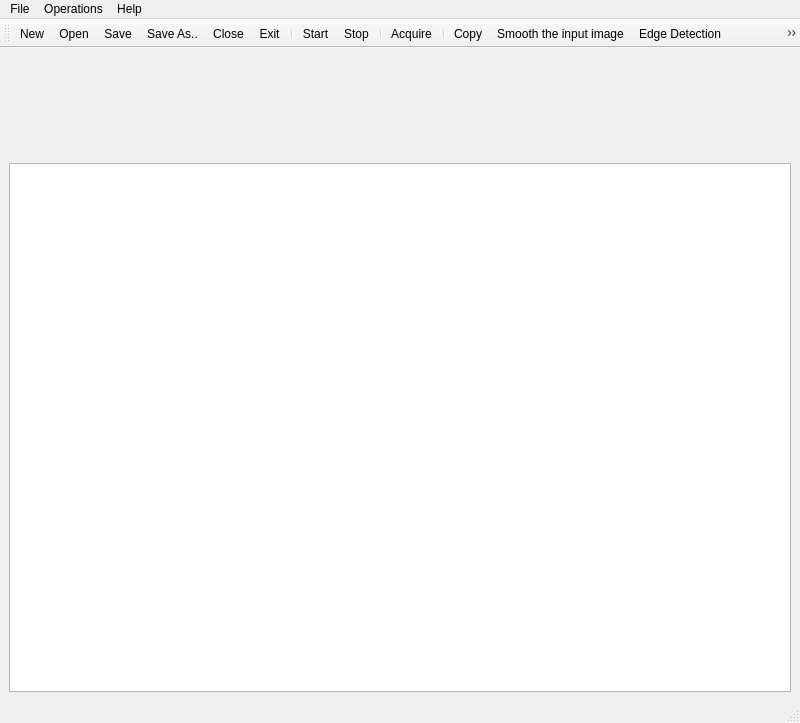
<?xml version="1.0" encoding="UTF-8"?>
<ui version="4.0">
 <class>MainWindow</class>
 <widget class="QMainWindow" name="MainWindow">
  <property name="geometry">
   <rect>
    <x>0</x>
    <y>0</y>
    <width>800</width>
    <height>723</height>
   </rect>
  </property>
  <property name="windowTitle">
   <string>Sacvision 0.1.1</string>
  </property>
  <property name="windowIcon">
   <iconset resource="sacvision.qrc">
    <normaloff>:/images/mainlogo.png</normaloff>:/images/mainlogo.png</iconset>
  </property>
  <widget class="QWidget" name="centralwidget">
   <layout class="QVBoxLayout" name="verticalLayout">
    <item>
     <layout class="QHBoxLayout" name="horizontalLayout">
      <item>
       <widget class="QLabel" name="label">
        <property name="text">
         <string/>
        </property>
        <property name="pixmap">
         <pixmap resource="sacvision.qrc">:/images/logo.png</pixmap>
        </property>
       </widget>
      </item>
      <item>
       <widget class="SacHistoWidget" name="widget" native="true">
        <property name="sizePolicy">
         <sizepolicy hsizetype="Expanding" vsizetype="Preferred">
          <horstretch>0</horstretch>
          <verstretch>0</verstretch>
         </sizepolicy>
        </property>
        <property name="minimumSize">
         <size>
          <width>100</width>
          <height>100</height>
         </size>
        </property>
       </widget>
      </item>
     </layout>
    </item>
    <item>
     <widget class="QGraphicsView" name="graphicsView">
      <property name="sizePolicy">
       <sizepolicy hsizetype="Expanding" vsizetype="Expanding">
        <horstretch>0</horstretch>
        <verstretch>0</verstretch>
       </sizepolicy>
      </property>
      <property name="minimumSize">
       <size>
        <width>512</width>
        <height>512</height>
       </size>
      </property>
     </widget>
    </item>
   </layout>
  </widget>
  <widget class="QMenuBar" name="menubar">
   <property name="geometry">
    <rect>
     <x>0</x>
     <y>0</y>
     <width>800</width>
     <height>23</height>
    </rect>
   </property>
   <widget class="QMenu" name="menuFile">
    <property name="title">
     <string>File</string>
    </property>
    <addaction name="actionNew"/>
    <addaction name="actionOpen"/>
    <addaction name="actionSave"/>
    <addaction name="actionSave_As"/>
    <addaction name="actionClose"/>
    <addaction name="separator"/>
    <addaction name="actionExit"/>
   </widget>
   <widget class="QMenu" name="menuHelp">
    <property name="title">
     <string>Help</string>
    </property>
    <addaction name="actionAbout"/>
    <addaction name="actionAboutQt"/>
    <addaction name="actionLicense"/>
    <addaction name="actionLibraries"/>
   </widget>
   <widget class="QMenu" name="menuOperations">
    <property name="title">
     <string>Operations</string>
    </property>
    <addaction name="actionStart"/>
    <addaction name="actionStop"/>
    <addaction name="separator"/>
    <addaction name="actionAcquire"/>
    <addaction name="separator"/>
    <addaction name="actionCopy"/>
    <addaction name="actionEdge_Detection"/>
    <addaction name="actionSmooth"/>
    <addaction name="actionFFT"/>
    <addaction name="actionComplex"/>
   </widget>
   <addaction name="menuFile"/>
   <addaction name="menuOperations"/>
   <addaction name="menuHelp"/>
  </widget>
  <widget class="QStatusBar" name="statusbar"/>
  <widget class="QToolBar" name="toolBar">
   <property name="windowTitle">
    <string>toolBar</string>
   </property>
   <attribute name="toolBarArea">
    <enum>TopToolBarArea</enum>
   </attribute>
   <attribute name="toolBarBreak">
    <bool>false</bool>
   </attribute>
   <addaction name="actionNew"/>
   <addaction name="actionOpen"/>
   <addaction name="actionSave"/>
   <addaction name="actionSave_As"/>
   <addaction name="actionClose"/>
   <addaction name="actionExit"/>
   <addaction name="separator"/>
   <addaction name="actionStart"/>
   <addaction name="actionStop"/>
   <addaction name="separator"/>
   <addaction name="actionAcquire"/>
   <addaction name="separator"/>
   <addaction name="actionCopy"/>
   <addaction name="actionSmooth"/>
   <addaction name="actionEdge_Detection"/>
   <addaction name="actionComplex"/>
   <addaction name="separator"/>
   <addaction name="actionAbout"/>
  </widget>
  <action name="actionNew">
   <property name="icon">
    <iconset theme="document-new"/>
   </property>
   <property name="text">
    <string>New</string>
   </property>
   <property name="statusTip">
    <string>Work with the default image</string>
   </property>
   <property name="whatsThis">
    <string>Work with the default image</string>
   </property>
  </action>
  <action name="actionOpen">
   <property name="icon">
    <iconset theme="document-open"/>
   </property>
   <property name="text">
    <string>Open</string>
   </property>
   <property name="statusTip">
    <string>Open an image to work with</string>
   </property>
   <property name="whatsThis">
    <string>Open an image to work with</string>
   </property>
  </action>
  <action name="actionSave">
   <property name="icon">
    <iconset theme="document-save"/>
   </property>
   <property name="text">
    <string>Save</string>
   </property>
   <property name="statusTip">
    <string>Save the current image</string>
   </property>
   <property name="whatsThis">
    <string>Save the current image</string>
   </property>
  </action>
  <action name="actionSave_As">
   <property name="icon">
    <iconset theme="document-save-as"/>
   </property>
   <property name="text">
    <string>Save As..</string>
   </property>
   <property name="statusTip">
    <string>Set a name and save the image</string>
   </property>
   <property name="whatsThis">
    <string>Set a name and save the image</string>
   </property>
  </action>
  <action name="actionClose">
   <property name="icon">
    <iconset theme="folder"/>
   </property>
   <property name="text">
    <string>Close</string>
   </property>
   <property name="statusTip">
    <string>Close the work with the image</string>
   </property>
   <property name="whatsThis">
    <string>Close the work with the image</string>
   </property>
  </action>
  <action name="actionExit">
   <property name="icon">
    <iconset theme="application-exit"/>
   </property>
   <property name="text">
    <string>Exit</string>
   </property>
   <property name="statusTip">
    <string>Go back to the OS</string>
   </property>
   <property name="whatsThis">
    <string>Go back to the OS</string>
   </property>
  </action>
  <action name="actionAboutQt">
   <property name="icon">
    <iconset theme="applications-utilities"/>
   </property>
   <property name="text">
    <string>AboutQt</string>
   </property>
   <property name="toolTip">
    <string>Show the Qt License</string>
   </property>
   <property name="statusTip">
    <string>Show the Qt License</string>
   </property>
  </action>
  <action name="actionAbout">
   <property name="icon">
    <iconset theme="help-about"/>
   </property>
   <property name="text">
    <string>About</string>
   </property>
   <property name="toolTip">
    <string>About Sacvision</string>
   </property>
   <property name="statusTip">
    <string>About Sacvision</string>
   </property>
  </action>
  <action name="actionLicense">
   <property name="icon">
    <iconset theme="applications-development"/>
   </property>
   <property name="text">
    <string>License</string>
   </property>
   <property name="toolTip">
    <string>Show the license to use Sacvision</string>
   </property>
   <property name="statusTip">
    <string>Show the license th use Sacvision</string>
   </property>
  </action>
  <action name="actionCopy">
   <property name="checkable">
    <bool>true</bool>
   </property>
   <property name="checked">
    <bool>false</bool>
   </property>
   <property name="enabled">
    <bool>true</bool>
   </property>
   <property name="icon">
    <iconset theme="edit-copy"/>
   </property>
   <property name="text">
    <string>Copy</string>
   </property>
   <property name="toolTip">
    <string>Copy the input image to the output one</string>
   </property>
   <property name="statusTip">
    <string>Copy the input image to the output one</string>
   </property>
  </action>
  <action name="actionStart">
   <property name="icon">
    <iconset theme="media-playback-start"/>
   </property>
   <property name="text">
    <string>Start</string>
   </property>
   <property name="toolTip">
    <string>Start the selected processing</string>
   </property>
   <property name="statusTip">
    <string>Start the selected processing</string>
   </property>
  </action>
  <action name="actionStop">
   <property name="icon">
    <iconset theme="media-playback-stop"/>
   </property>
   <property name="text">
    <string>Stop</string>
   </property>
   <property name="toolTip">
    <string>Stop the selected processing</string>
   </property>
   <property name="statusTip">
    <string>Stop the selected processing</string>
   </property>
  </action>
  <action name="actionLibraries">
   <property name="icon">
    <iconset theme="drive-harddisk"/>
   </property>
   <property name="text">
    <string>Libraries</string>
   </property>
  </action>
  <action name="actionEdge_Detection">
   <property name="checkable">
    <bool>true</bool>
   </property>
   <property name="enabled">
    <bool>true</bool>
   </property>
   <property name="icon">
    <iconset theme="network-wireless"/>
   </property>
   <property name="text">
    <string>Edge Detection</string>
   </property>
   <property name="toolTip">
    <string>Apply and edge detection filter</string>
   </property>
   <property name="statusTip">
    <string>Apply and edge detection filter</string>
   </property>
  </action>
  <action name="actionSmooth">
   <property name="checkable">
    <bool>true</bool>
   </property>
   <property name="enabled">
    <bool>true</bool>
   </property>
   <property name="icon">
    <iconset theme="image-x-generic"/>
   </property>
   <property name="text">
    <string>Smooth</string>
   </property>
   <property name="iconText">
    <string>Smooth the input image</string>
   </property>
   <property name="toolTip">
    <string>Smooth the imput image</string>
   </property>
  </action>
  <action name="actionComplex">
   <property name="checkable">
    <bool>true</bool>
   </property>
   <property name="enabled">
    <bool>true</bool>
   </property>
   <property name="icon">
    <iconset theme="view-restore"/>
   </property>
   <property name="text">
    <string>Complex</string>
   </property>
   <property name="toolTip">
    <string>Apply a complex filter</string>
   </property>
   <property name="statusTip">
    <string>Apply a complex filter</string>
   </property>
  </action>
  <action name="actionFFT">
   <property name="checkable">
    <bool>true</bool>
   </property>
   <property name="enabled">
    <bool>true</bool>
   </property>
   <property name="icon">
    <iconset theme="utilities-system-monitor"/>
   </property>
   <property name="text">
    <string>FFT</string>
   </property>
   <property name="toolTip">
    <string>Show the FFT of the image</string>
   </property>
   <property name="statusTip">
    <string>Show the FFT of the image</string>
   </property>
  </action>
  <action name="actionAcquire">
   <property name="checkable">
    <bool>true</bool>
   </property>
   <property name="icon">
    <iconset theme="camera-web"/>
   </property>
   <property name="text">
    <string>Acquire</string>
   </property>
   <property name="toolTip">
    <string>Acquire an image from the camera</string>
   </property>
   <property name="statusTip">
    <string>Acquire an image from the camera</string>
   </property>
  </action>
 </widget>
 <customwidgets>
  <customwidget>
   <class>SacHistoWidget</class>
   <extends>QWidget</extends>
   <header>sacvision.histowidget</header>
   <container>1</container>
  </customwidget>
 </customwidgets>
 <resources>
  <include location="sacvision.qrc"/>
 </resources>
 <connections>
  <connection>
   <sender>actionExit</sender>
   <signal>triggered()</signal>
   <receiver>MainWindow</receiver>
   <slot>close()</slot>
   <hints>
    <hint type="sourcelabel">
     <x>-1</x>
     <y>-1</y>
    </hint>
    <hint type="destinationlabel">
     <x>399</x>
     <y>299</y>
    </hint>
   </hints>
  </connection>
 </connections>
</ui>
